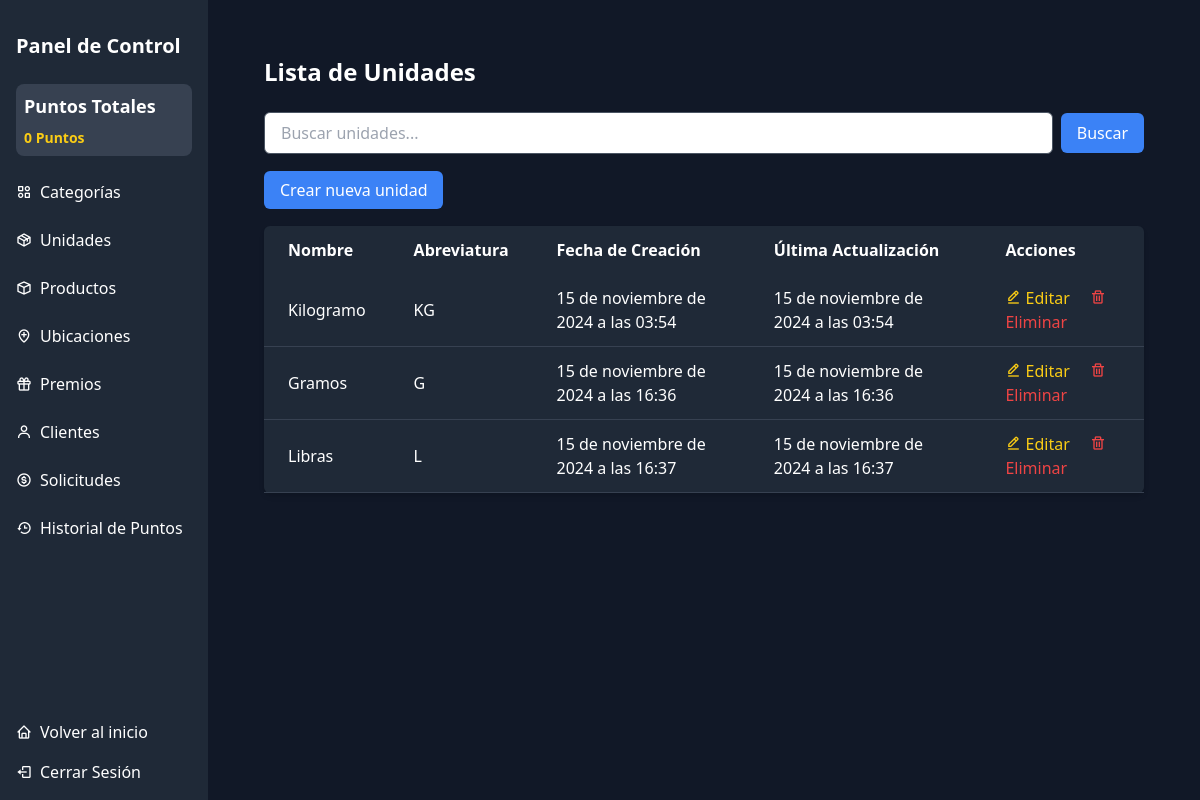
The page /dashboard/units/ (signed in) on the database its author committed.
### core/dashboard/models.py (models this page shows, shortened)
class Units(models.Model):
    name = models.CharField(max_length=50, unique=True)
    abbreviation = models.CharField(max_length=10, unique=True)
    created_at = models.DateTimeField(auto_now_add=True)
    updated_at = models.DateTimeField(auto_now=True)
    created_by = models.ForeignKey(
        settings.AUTH_USER_MODEL,
        on_delete=models.SET_NULL,
        null=True,
        blank=True,
        related_name="created_units"
    )
    updated_by = models.ForeignKey(
        settings.AUTH_USER_MODEL,
        on_delete=models.SET_NULL,
        null=True,
        blank=True,
        related_name="updated_units"
    )
    class Meta:
        verbose_name = 'Unidad'
        verbose_name_plural = 'Unidades'

### core/dashboard/views/units.py (the view)
# urls.py: path('units/', units.UnitsListView.as_view(), name='unit_list'),
class UnitsListView(LoginRequiredMixin, ListView):
    model = Units
    template_name = 'core/dashboard/units/unit_list.html'
    context_object_name = 'units'
    def get_queryset(self):
        queryset = Units.objects.all()
        query = self.request.GET.get('q')
        if query:
            queryset = queryset.filter(description__icontains=query)
        return queryset

### core/dashboard/context_processors.py (called while the page is built)
def total_points(request):
    if request.user.is_authenticated:
        total_points = Points.objects.filter(user=request.user).aggregate(total=models.Sum('number'))['total'] or 0
        total_history_points = PointHistory.objects.filter(user=request.user).aggregate(total=models.Sum('points'))['total'] or 0
        total_points = total_history_points
    else:
        total_points = 0
    return {'total_points': total_points}

### templates/core/dashboard/units/unit_list.html (shortened to what this page needs)
{% extends 'components/base_dash.html' %}
{% block content %}
    <div class="container mx-auto p-6">
        <h2 class="text-2xl font-bold mb-6">Lista de Unidades</h2>
        <div class="mb-4">
            <form method="get" action="{% url 'dashboard:unit_list' %}" class="flex items-center">
                <input type="text" name="q" value="{{ request.GET.q }}" placeholder="Buscar unidades..." class="form-input px-4 py-2 rounded-md w-full border border-gray-600">
                <button type="submit" class="ml-2 bg-blue-500 text-white px-4 py-2 rounded-md hover:bg-blue-600">
                    Buscar
                </button>
            </form>
        </div>
        <div class="mt-6 mb-6">
            <a href="{% url 'dashboard:unit_create' %}" class="bg-blue-500 text-white px-4 py-2 rounded-md hover:bg-blue-600">Crear nueva unidad</a>
        </div>
        <table class="min-w-full bg-gray-800 text-white rounded-md shadow-md">
            <thead>
                <tr>
                    <th class="py-3 px-6 text-left">Nombre</th>
                    <th class="py-3 px-6 text-left">Abreviatura</th>
                    <th class="py-3 px-6 text-left">Fecha de Creación</th>
                    <th class="py-3 px-6 text-left">Última Actualización</th>
                    <th class="py-3 px-6 text-left">Acciones</th>
                </tr>
            </thead>
            <tbody>
                {% for unit in units %}
                    <tr class="border-b border-gray-700">
                        <td class="py-3 px-6">{{ unit.name }}</td>
                        <td class="py-3 px-6">{{ unit.abbreviation }}</td>
                        <td class="py-3 px-6">{{ unit.created_at }}</td>
                        <td class="py-3 px-6">{{ unit.updated_at }}</td>
                        <td class="py-3 px-6">
                            <a href="{% url 'dashboard:unit_edit' unit.id %}" class="text-yellow-400 hover:text-yellow-500 mr-4">
                                <i class="bx bx-edit-alt"></i> Editar
                            </a>
                            <a href="{% url 'dashboard:unit_delete' unit.id %}" class="text-red-500 hover:text-red-600">
                                <i class="bx bx-trash"></i> Eliminar
                            </a>
                        </td>
                    </tr>
                {% empty %}
                    <tr>
                        <td colspan="5" class="py-3 px-6 text-center">No hay unidades disponibles</td>
                    </tr>
                {% endfor %}
            </tbody>
        </table>
    </div>
{% endblock %}

### rows shown on the page
Units: name "Kilogramo", abbreviation "KG", created_at "15 de noviembre de 2024 a las 03:54", updated_at "15 de noviembre de 2024 a las 03:54"
Units: name "Gramos", abbreviation "G", created_at "15 de noviembre de 2024 a las 16:36", updated_at "15 de noviembre de 2024 a las 16:36"
Units: name "Libras", abbreviation "L", created_at "15 de noviembre de 2024 a las 16:37", updated_at "15 de noviembre de 2024 a las 16:37"

### other values the page prints
{{ total_points }} "0"
